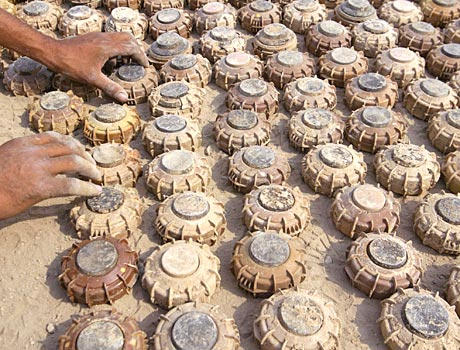
#> input picture images/n03639675_2116.JPEG, 460 x 350 px, found by its file name; its folder holds only this picture in this run
$ python one_prompt.py
#> lines starting #> are read from the running program, lines starting #| are printed output that depends on the picture; after the words box and inside, x2 and y2 are one past the last pixel; in counts of white or black regions, pixels touching at a corner belong together
import os
import numpy as np
import cv2

import matplotlib.pyplot as plt

def apply_fft_edge_detection(image_path):
    image = cv2.imread(image_path, cv2.IMREAD_GRAYSCALE)
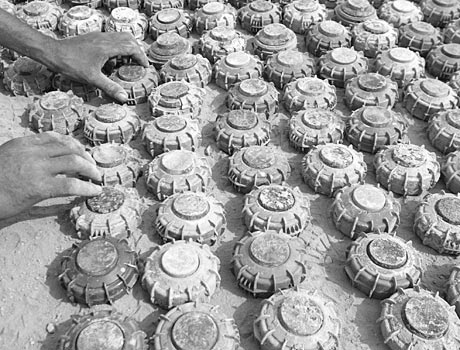
#> image: shape (350, 460); min 0, max 255, mean 154.5
    f = np.fft.fft2(image)
    fshift = np.fft.fftshift(f)
    magnitude_spectrum = 20*np.log(np.abs(fshift) + 1)
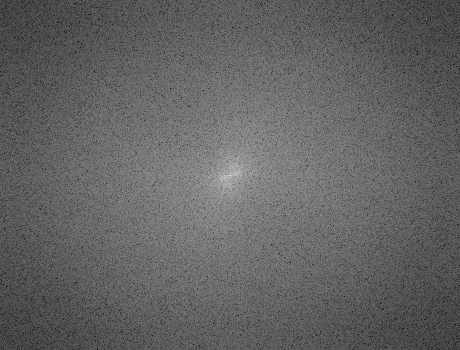
#> magnitude_spectrum: shape (350, 460) float64; min 65.27, max 340.6, mean 172.4; drawn with min black and max white

    # Create a high-pass filter
    rows, cols = image.shape
#> rows = 350; cols = 460
    crow, ccol = rows//2, cols//2
#> crow = 175; ccol = 230
    radius = 30
    mask = np.ones((rows, cols), np.uint8)
    cv2.circle(mask, (ccol, crow), radius, 0, -1)
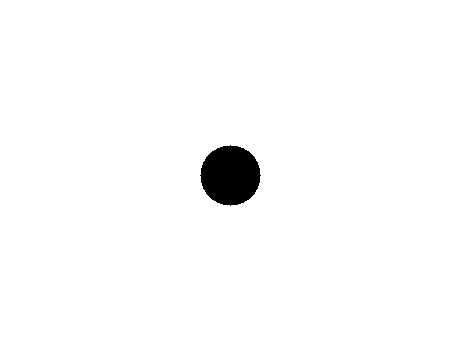
#> mask: shape (350, 460); values 0 (black) and 1 (white), 98.2% white; 1 black region, box (x1, y1, x2, y2) and area: (200, 145, 261, 206) 2821

    fshift_filtered = fshift * mask
    f_ishift = np.fft.ifftshift(fshift_filtered)
    img_back = np.fft.ifft2(f_ishift)
    img_back = np.abs(img_back)
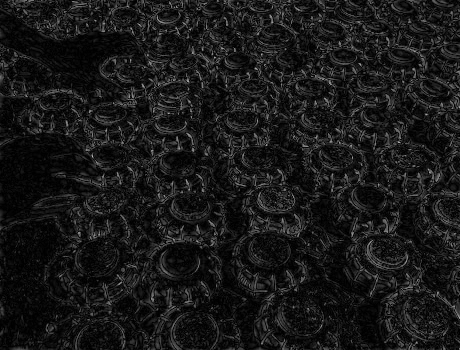
#> img_back: shape (350, 460) float64; min 0.000172, max 195.2, mean 24.6

    # Normalize and convert to uint8
    img_back = cv2.normalize(img_back, None, 0, 255, cv2.NORM_MINMAX)
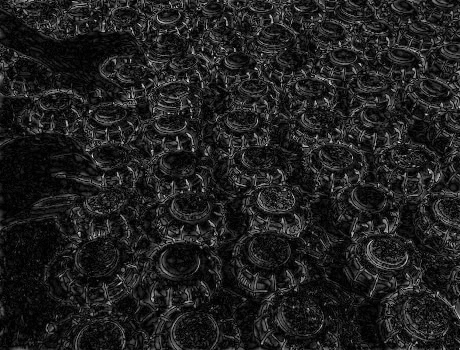
#> img_back: shape (350, 460) float64; min -4.37e-21, max 255, mean 32.1; drawn with min black and max white
    img_back = img_back.astype(np.uint8)

    edges = cv2.Canny(img_back, 100, 200)
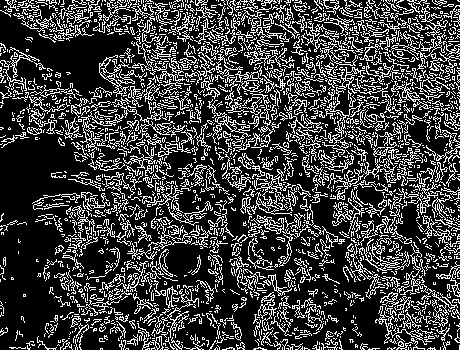
#> edges: shape (350, 460); 24.5% white in thin lines or dots
    return edges

input_folder = os.path.join(os.getcwd(), 'coding B1', 'b1-codingproject-mtholiday2024', 'images')
output_folder = 'edges'
os.makedirs(output_folder, exist_ok=True)

for filename in os.listdir(input_folder):
    if filename.lower().endswith(('.jpg')) or filename.lower().endswith(('.jpeg')):
        input_path = os.path.join(input_folder, filename)
        edges = apply_fft_edge_detection(input_path)
        output_path = os.path.join(output_folder, f'edges_{filename}')
        cv2.imwrite(output_path, edges)
        print(f'Processed {filename} and saved edges to {output_path}')

# Display one of the edge images
file_list = os.listdir(output_folder)
if file_list:
    first_file = file_list[0]
    sample_edge = cv2.imread(os.path.join(output_folder, f'edges_{first_file}'), cv2.IMREAD_GRAYSCALE)
    plt.imshow(sample_edge, cmap='gray')
    plt.title('Edge Detection Result')
    plt.axis('off')
    plt.show()
else:
    print("No processed images found in output_folder.")

$ run again, on images/n03639675_973.JPEG
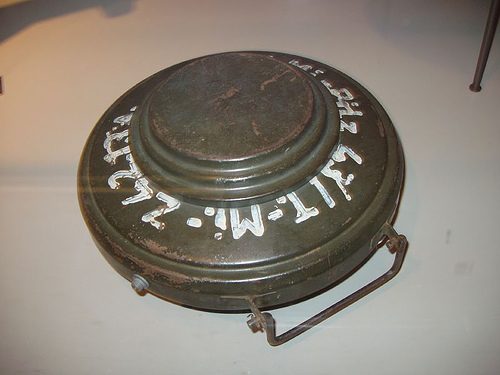
#> input picture images/n03639675_973.JPEG, 500 x 375 px, found by its file name
#> in apply_fft_edge_detection, `magnitude_spectrum = 20*np.log(np.abs(fshift) + 1)`:
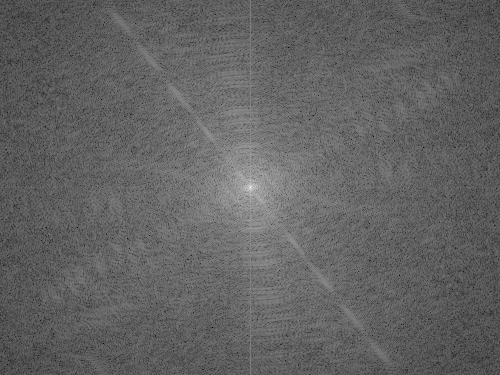
#> magnitude_spectrum: shape (375, 500) float64; min 47.47, max 340.2, mean 161; drawn with min black and max white
#> mask: shape (375, 500); values 0 (black) and 1 (white), 98.5% white; 1 black region, box (x1, y1, x2, y2) and area: (220, 157, 281, 218) 2821
#> in apply_fft_edge_detection, `edges = cv2.Canny(img_back, 100, 200)`:
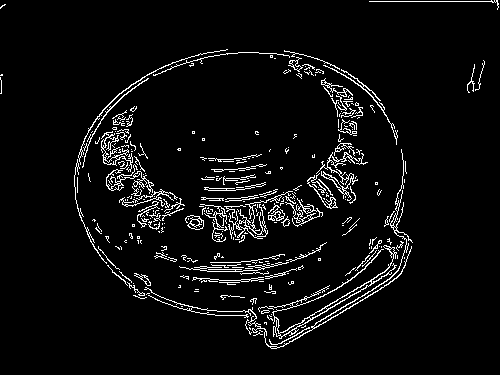
#> edges: shape (375, 500); 5.1% white in thin lines or dots

$ run again, on images/n03639675_3519.JPEG
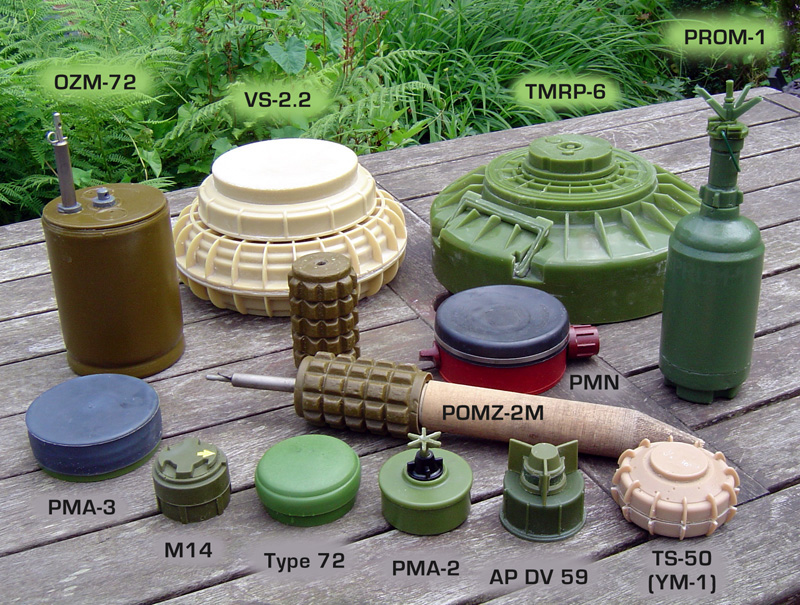
#> input picture images/n03639675_3519.JPEG, 800 x 605 px, found by its file name
#> in apply_fft_edge_detection, `cv2.circle(mask, (ccol, crow), radius, 0, -1)`:
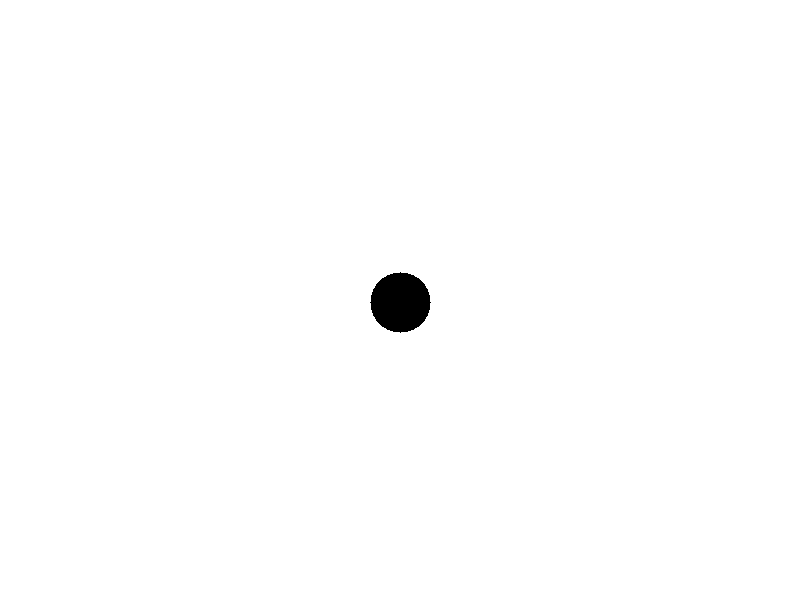
#> mask: shape (605, 800); values 0 (black) and 1 (white), 99.4% white; 1 black region, box (x1, y1, x2, y2) and area: (370, 272, 431, 333) 2821
#> in apply_fft_edge_detection, `edges = cv2.Canny(img_back, 100, 200)`:
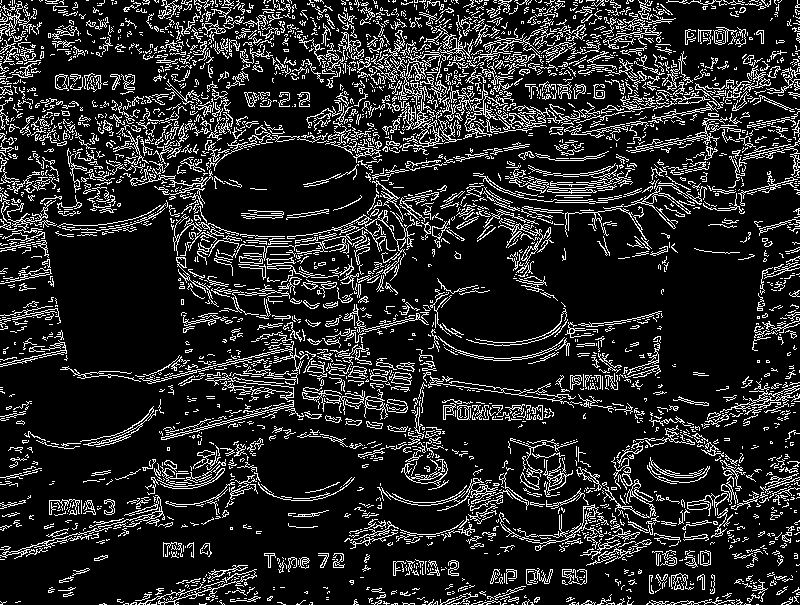
#> edges: shape (605, 800); 15.1% white in thin lines or dots
